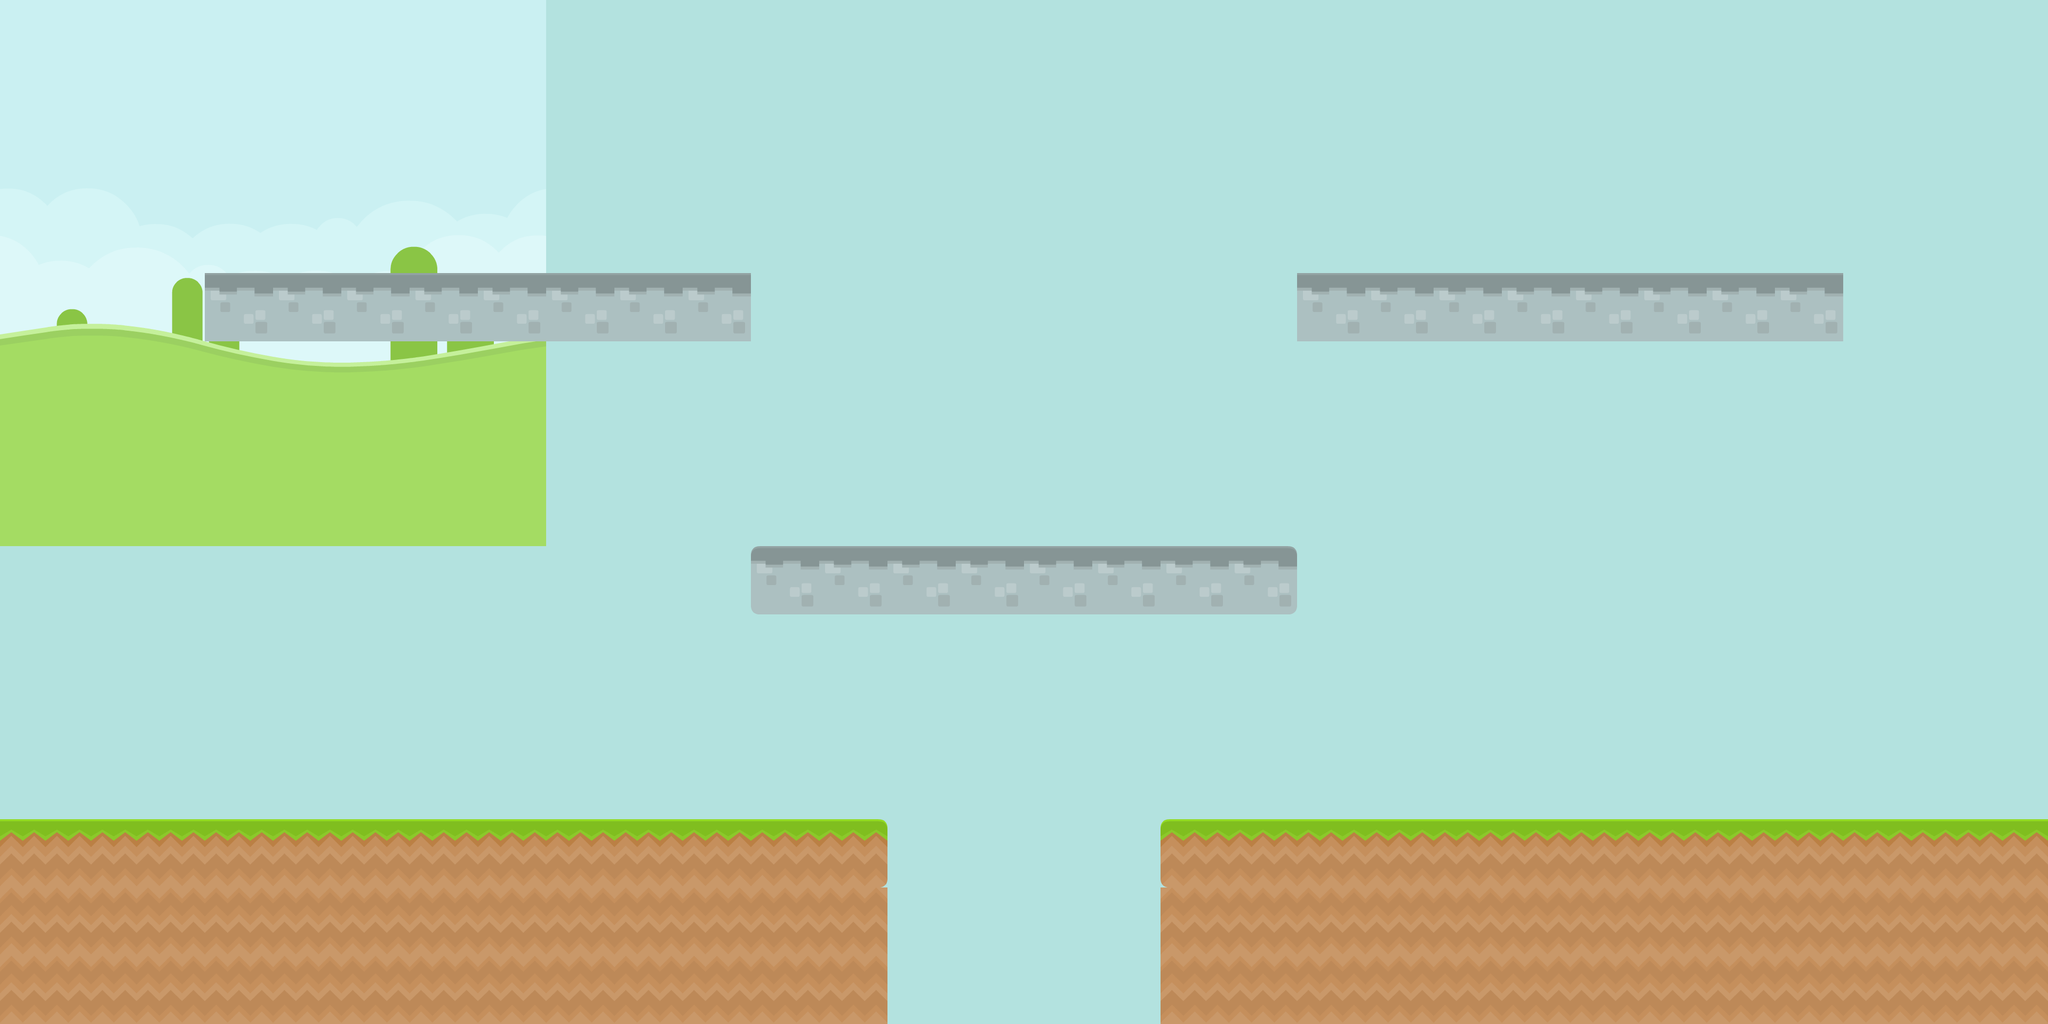

Tiled map render using the project's own tile images. Description and the map definition, with tile-layer contents summarised, below:
An orthogonal 30x15 tile map with 128x128 px tiles, 1 tile layer (foreground), 1 image layer and 6 objects (3x platform, mainPlayer).

<map version="1.0" orientation="orthogonal" renderorder="right-down" width="30" height="15" tilewidth="128" tileheight="128" backgroundcolor="#b3e2df" nextobjectid="13">
 <tileset firstgid="1" name="spritesheet_ground" tilewidth="128" tileheight="128" tilecount="128">
  <image source="../img/map/spritesheet_ground.png" width="1024" height="2048" />
 </tileset>
 <imagelayer name="Parallax_layer1" y="255" opacity="0.8">
  <image source="../img/colored_grass.png" trans="ffffff" />
  <properties>
   <property name="ratio" value="0.25" />
  </properties>
 </imagelayer>
 <layer name="foreground" width="30" height="15">
  <data>[450 cells, 105 non-empty, 10 distinct tile ids]</data>
 </layer>
 <objectgroup name="player">
  <object id="2" name="mainPlayer" x="0" y="1280" width="128" height="256">
   <properties>
    <property name="frameheight" value="256" />
    <property name="framewidth" value="128" />
    <property name="image" value="spritesheet_players.png" />
   </properties>
  </object>
 </objectgroup>
 <objectgroup name="collision">
  <object id="5" x="0" y="1536.36" width="1660.61" height="378.788" />
  <object id="6" x="2175.76" y="1533.33" width="1657.58" height="387.879" />
  <object id="7" type="platform" x="1409.09" y="1033.33" width="1015.15" height="121.212" />
  <object id="8" type="platform" x="2436.36" y="512.121" width="1015.15" height="127.273" />
  <object id="9" type="platform" x="387.879" y="515.152" width="1015.15" height="118.182" />
 </objectgroup>
</map>
